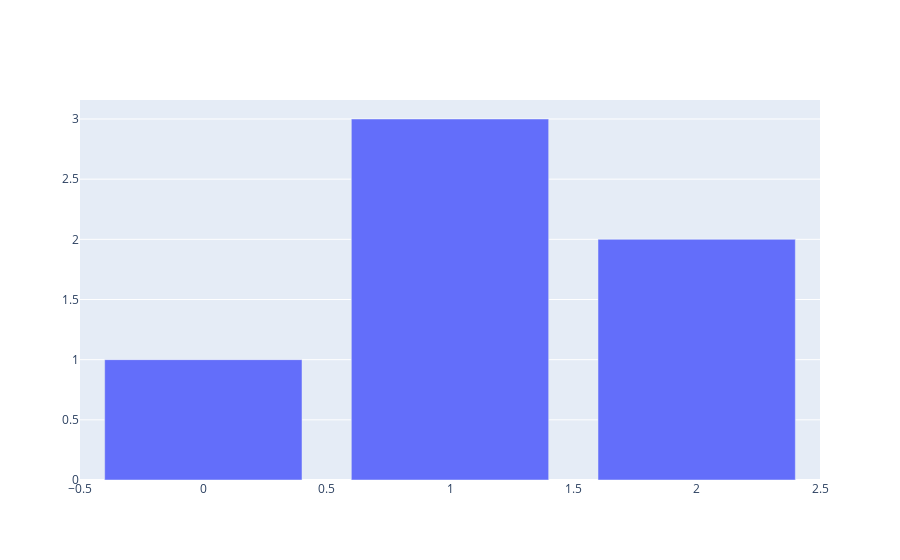

The notebook cell this image was saved under:
### Code cell
go.Figure(data=[go.Bar(y=[1,3,2])])

### Figure 1 — Plotly figure (JSON) as saved in the notebook; plotly's stock layout.template omitted (floating-point values rounded to 4 significant figures)
{"data": [{"type": "bar", "y": [1, 3, 2]}], "layout": {}}
